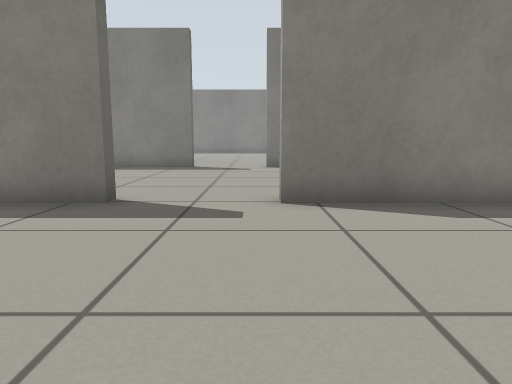
View 1 (above)

16 first-person views from a walk through a world built for the Gazebo simulator. The camera is 0.5 m above the floor, tilts 8° down and sees 70° across. The floor is counted in squares, 0.5 m on a side. Each view is taken from the middle of a square. On the plan, view 1 faces up. The plan holds only what a view shows up to about 13 squares ahead; the rest is blank. The place goes on beyond the plan. Robots are left out.

View 2
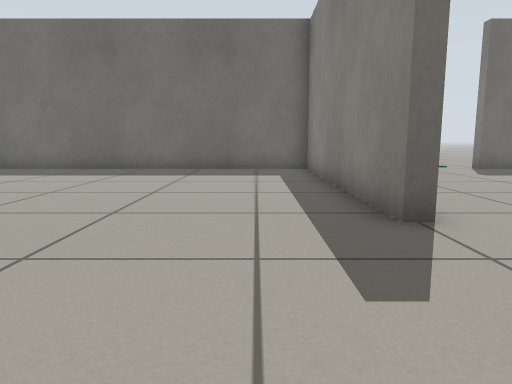

View 3
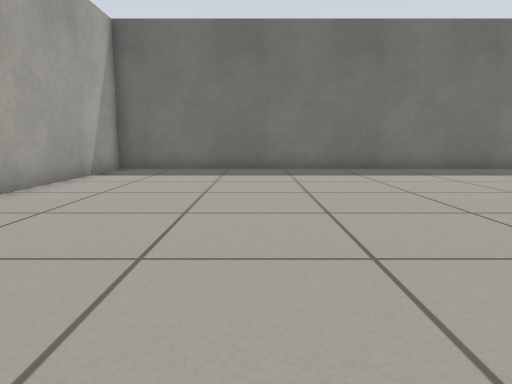

View 4
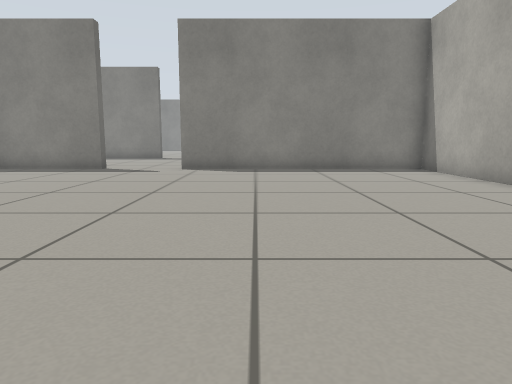

View 5
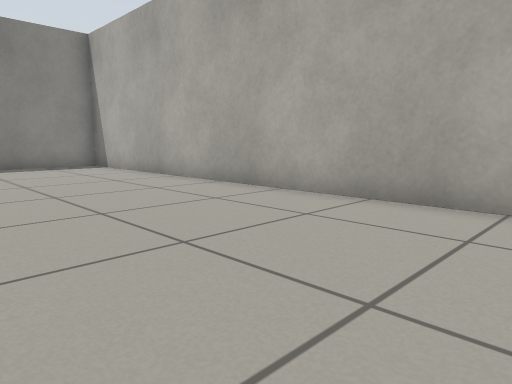

View 6
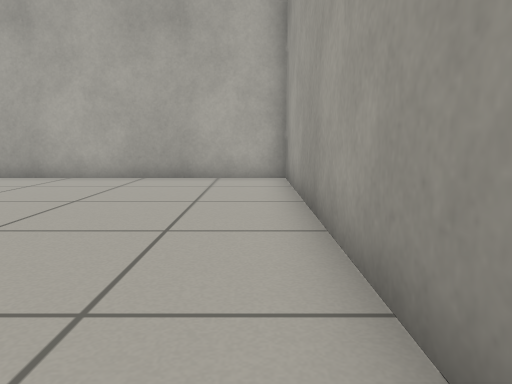

View 7
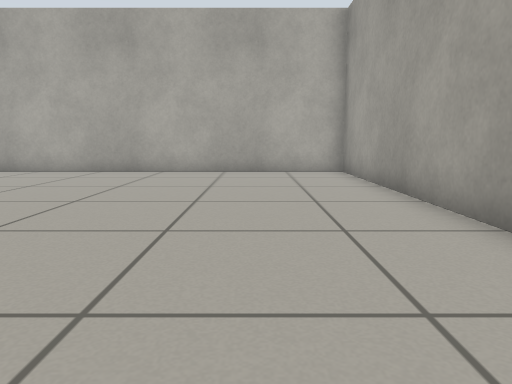

View 8
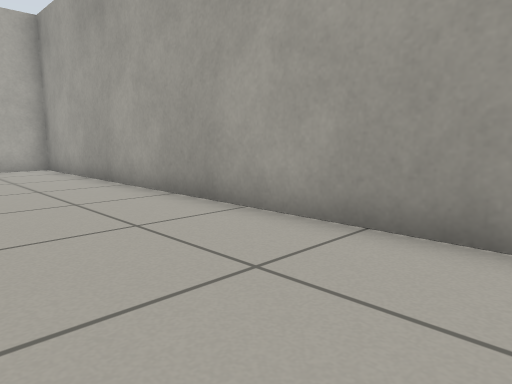

View 9
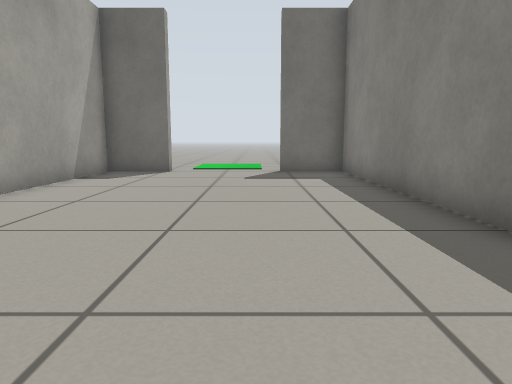

View 10
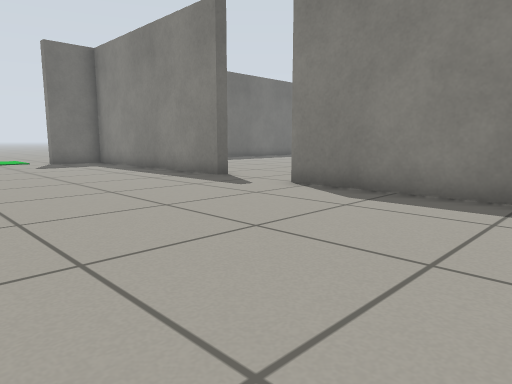

View 11
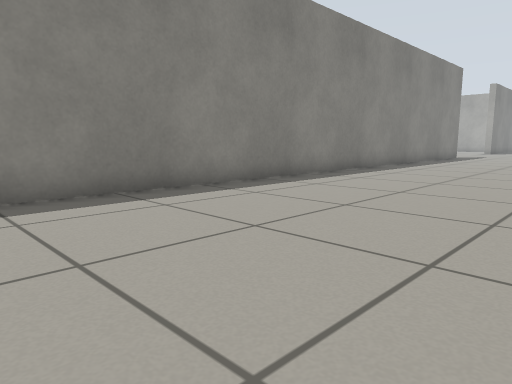

View 12
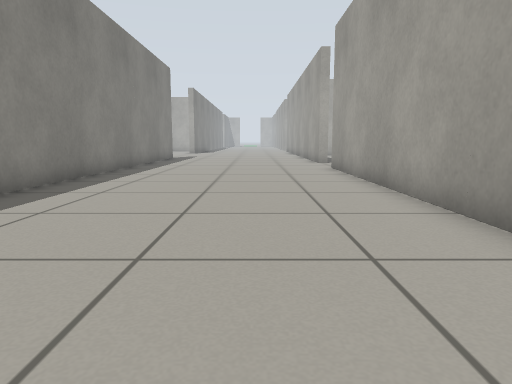

View 13
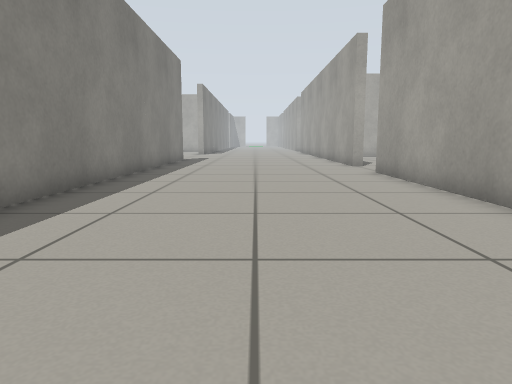

View 14
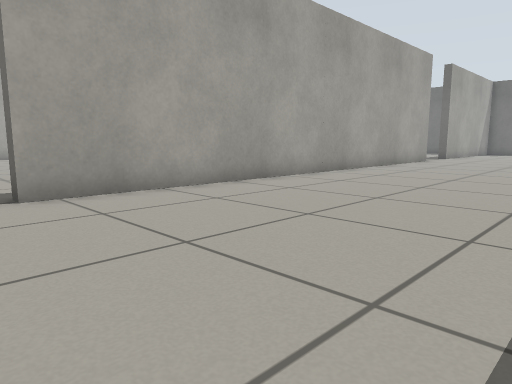

View 15
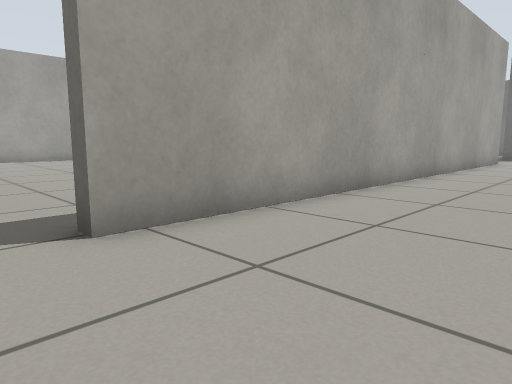

View 16
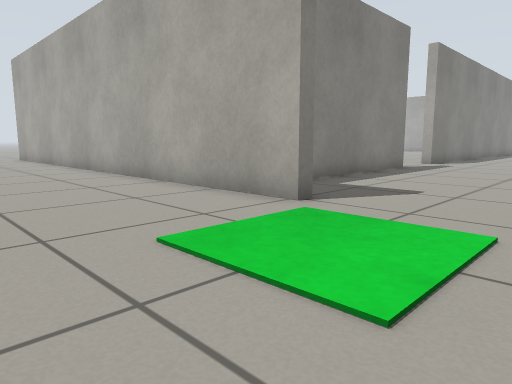

### Floor plan
Points are (right, up) in squares from view 1. A wall is a line through its corners. A room is listed if a view was taken in it or the views show most of it. See-through windows are left out.
Room 1 (views 1, 2, 3, 4, 5, 6, 7, 8)
walls: (-2.4, 6.2) (-2.4, 5.8) (-10.8, 5.8) (-10.8, -9.8) (8.8, -9.8) (8.8, 5.8) (0.4, 5.8) (0.4, 6.2)
ways out: opening at (-1, 6) to room 2
Room 2 (views 9, 10, 11, 12, 13, 14, 15)
walls: (3.6, 6.2) (17.6, 6.2); (-2.4, 14.2) (-2.4, 13.8) (-10.8, 13.8) (-10.8, 11.8); (-10.8, 8.2) (-10.8, 6.2) (-5.8, 6.2); (19.4, 13.8) (0.4, 13.8)
ways out: opening at (-1, 6) to room 1; opening at (-11, 10) to room 3; opening at (-1, 14); opening at (18.5, 6)
Room 3 (view 16)
walls: (-11.3, 8.2) (-10.8, 8.2); (-10.8, 11.8) (-11.2, 11.8) (-11.2, 19.5)
ways out: opening at (-11, 10) to room 2

Positions as (right, up) in squares from view 1, and headings:
1: (0, 0), facing up
2: (2, 4), facing left
3: (2, -5), facing left
4: (3, -7), facing up
5: (3, -9), facing up-right
6: (-1, -9), facing right
7: (-3, -7), facing right
8: (-5, -6), facing down-right
9: (1, 11), facing left
10: (6, 7), facing up-left
11: (2, 7), facing up-right
12: (4, 9), facing right
13: (6, 10), facing right
14: (19, 13), facing down-left
15: (19, 10), facing down-left
16: (-16, 8), facing up-right
